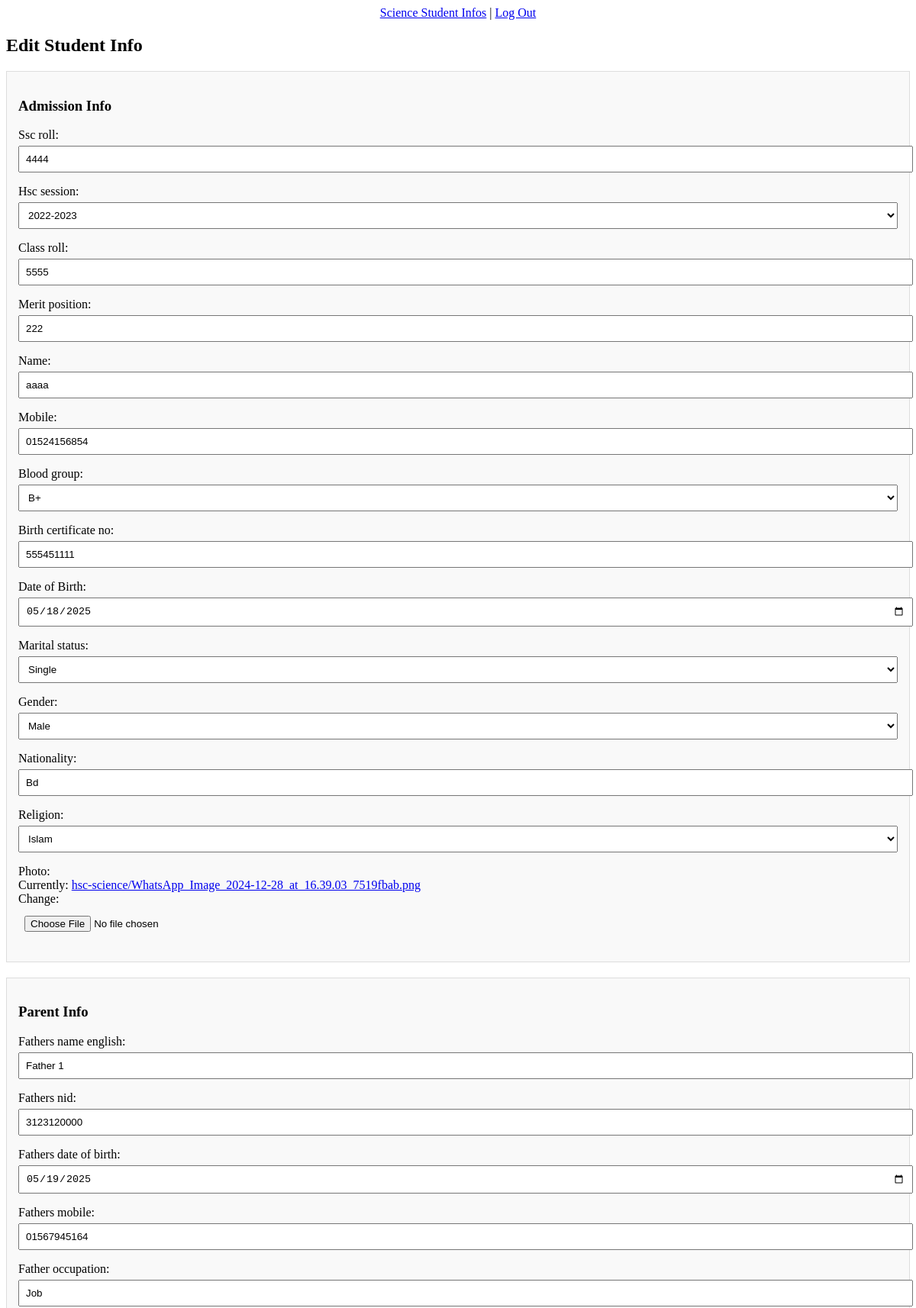
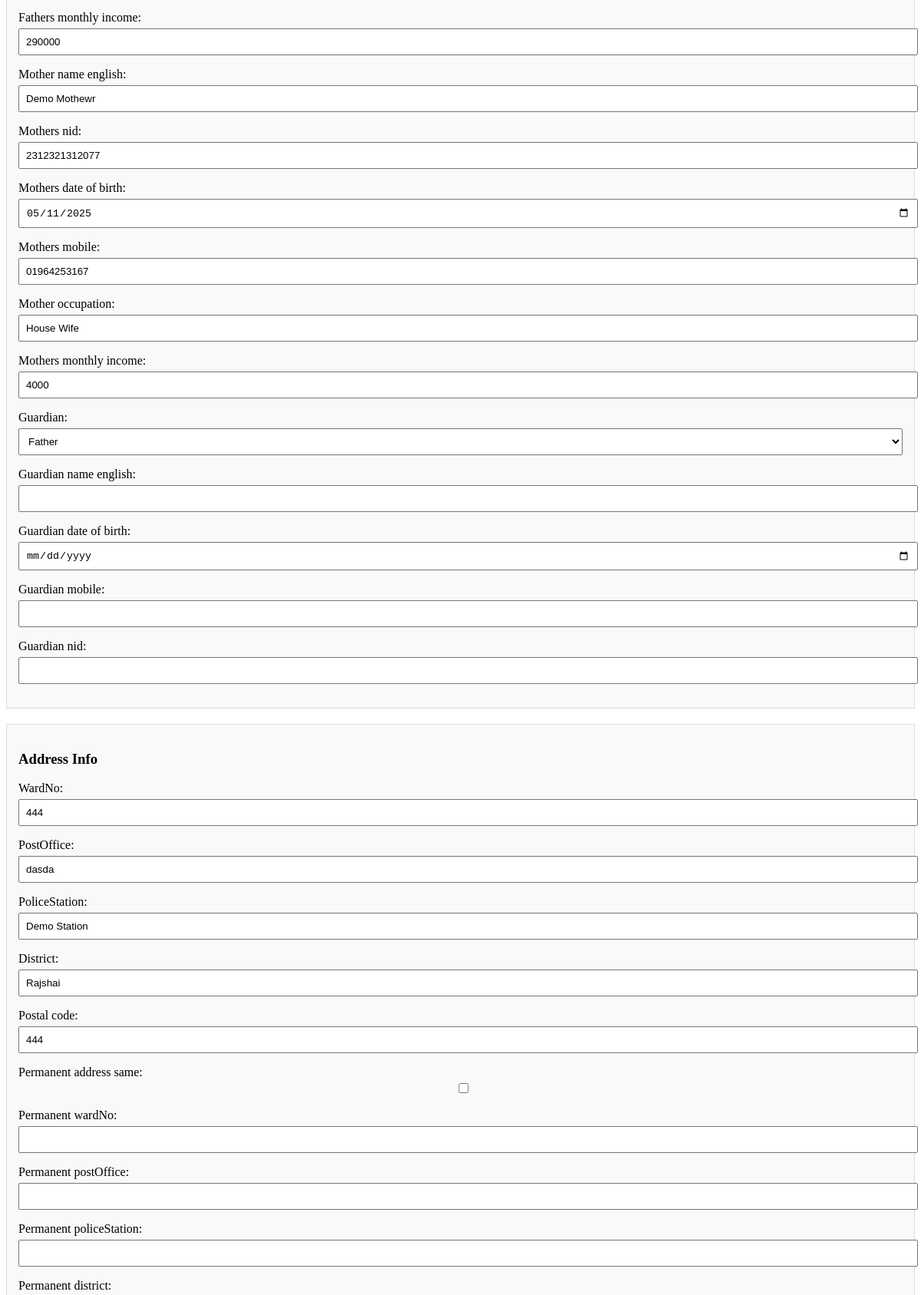
The app's page /student-infos/edit-student/8/ (upper part) with its own data (2 pictures, top to bottom).
### Admissions/models.py (models this page shows, shortened)
class HscAdmissionScience(models.Model):
    ssc_roll = models.IntegerField(unique=True)
    hsc_session = models.ForeignKey(HscSession, on_delete=models.CASCADE)
    class_roll = models.IntegerField(unique=True)
    merit_position = models.IntegerField()
    name = models.CharField(max_length=100)
    mobile = models.CharField(max_length=11, validators=[numeric_validator])
    blood_group = models.CharField(max_length=3, choices=[
        ('A+', 'A+'),
        ('A-', 'A-'),
        ('B+', 'B+'),
        ('B-', 'B-'),
        ('O+', 'O+'),
        ('O-', 'O-'),
        ('AB+', 'AB+'),
        ('AB-', 'AB-'),
    ])
    birth_certificate_no = models.CharField(max_length=50)
    birthdate = models.DateField()
    marital_status = models.CharField(max_length=10, choices=[
        ('Single', 'Single'),
        ('Married', 'Married'),
        ('Divorced', 'Divorced'),
    ])
    gender = models.CharField(max_length=10, choices=[
        ('Male', 'Male'),
        ('Female', 'Female'),
        ('Other', 'Other'),
    ])
    nationality = models.CharField(max_length=50)
    religion = models.CharField(max_length=20, choices=[
        ('Islam', 'Islam'),
        ('Hindu', 'Hindu'),
        ('Christian', 'Christian'),
        ('Buddhist', 'Buddhist'),
        ('Other', 'Other'),
    ])
    photo = models.ImageField(upload_to='hsc-science/')

class ParentInfo(models.Model):
    student = models.OneToOneField(HscAdmissionScience, on_delete=models.CASCADE, related_name='parent_info')
    fathers_name_english = models.CharField(max_length=100)
    fathers_nid = models.CharField(max_length=17, unique=True)
    fathers_date_of_birth = models.DateField()
    fathers_mobile = models.CharField(max_length=11, validators=[numeric_validator])
    father_occupation = models.CharField(max_length=50)
    fathers_monthly_income = models.IntegerField()
    mother_name_english = models.CharField(max_length=100)
    mothers_nid = models.CharField(max_length=17, unique=True)
    mothers_date_of_birth = models.DateField()
    mothers_mobile = models.CharField(max_length=11, validators=[numeric_validator])
    mother_occupation = models.CharField(max_length=50, blank=True)
    mothers_monthly_income = models.IntegerField()
    guardian = models.CharField(max_length=10, choices=[
        ('Father', 'Father'),
        ('Mother', 'Mother'),
        ('Other', 'Other'),
    ])
    guardian_name_english = models.CharField(max_length=100, null=True, blank=True)
    guardian_date_of_birth = models.DateField(null=True, blank=True)
    guardian_mobile = models.CharField(max_length=11, validators=[numeric_validator], null=True, blank=True)
    guardian_nid = models.CharField(max_length=17, unique=True, null=True, blank=True)

class Address(models.Model):
    student = models.OneToOneField(HscAdmissionScience, on_delete=models.CASCADE, related_name='address')
    wardNo = models.IntegerField(null=True, blank=True)
    postOffice = models.CharField(max_length=50, null=True, blank=True)
    policeStation = models.CharField(max_length=50, null=True, blank=True)
    district = models.CharField(max_length=50, null=True, blank=True)
    postal_code = models.IntegerField()
    permanent_address_same = models.BooleanField(default=False)
    permanent_wardNo = models.IntegerField(null=True, blank=True)
    permanent_postOffice = models.CharField(max_length=50, null=True, blank=True)
    permanent_policeStation = models.CharField(max_length=50, null=True, blank=True)
    permanent_district = models.CharField(max_length=50, null=True, blank=True)
    permanent_postal_code = models.IntegerField(null=True, blank=True)
    qouta_freedom = models.BooleanField(default=False)
    qouta_community = models.BooleanField(default=False)

### StudentsInfos/views.py (the view)
# urls.py: path('edit-student/<int:pk>/', views.editStudent, name='edit_student'),
def editStudent(request, pk):
    admission = get_object_or_404(HscAdmissionScience, pk=pk)
    parent = get_object_or_404(ParentInfo, student=admission)
    address = get_object_or_404(Address, student=admission)
    academic = get_object_or_404(AcademicInformation, student=admission)
    payment = get_object_or_404(Payment, student=admission)
    if request.method == 'POST':
        admission_form = HscAdmissionScienceForm(request.POST, request.FILES, instance=admission)
        parent_form = ParentInfoForm(request.POST, instance=parent)
        address_form = AddressForm(request.POST, instance=address)
        academic_form = AcademicInformationForm(request.POST, instance=academic)
        payment_form = PaymentForm(request.POST, instance=payment)
        if all([admission_form.is_valid(), parent_form.is_valid(), address_form.is_valid(), academic_form.is_valid(), payment_form.is_valid()]):
            admission_form.save()
            parent_form.save()
            address_form.save()
            academic_form.save()
            payment_form.save()
            return redirect('science_students')
    else:
        admission_form = HscAdmissionScienceForm(instance=admission)
        parent_form = ParentInfoForm(instance=parent)
        address_form = AddressForm(instance=address)
        academic_form = AcademicInformationForm(instance=academic)
        payment_form = PaymentForm(instance=payment)
    context = {
        'admission_form': admission_form,
        'parent_form': parent_form,
        'address_form': address_form,
        'academic_form': academic_form,
        'payment_form': payment_form,
    }
    return render(request, 'edit-student.html', context)

### Admissions/forms.py (shortened to what this page needs)
class HscAdmissionScienceForm(forms.ModelForm):
    birthdate = forms.DateField(
        widget=forms.DateInput(attrs={'type': 'date'}),
        required=True,
        label="Date of Birth"
    )
    class Meta:
        model = HscAdmissionScience
        exclude = []

class ParentInfoForm(forms.ModelForm):
    fathers_date_of_birth = forms.DateField(
        widget=forms.DateInput(attrs={'type': 'date'}),
        required=True
    )
    mothers_date_of_birth = forms.DateField(
        widget=forms.DateInput(attrs={'type': 'date'}),
        required=True
    )
    guardian_date_of_birth = forms.DateField(
        widget=forms.DateInput(attrs={'type': 'date'}),
        required=False
    )
    class Meta:
        model = ParentInfo
        exclude = ['student']
        widgets = {
            'guardian': forms.Select(attrs={'id': 'id_guardian'}),
        }

### Admissions/models.py (called while the page is built)
    def __str__(self):
        return self.session

    def __str__(self):
        return self.session

    def __str__(self):
        return f"{self.subject_name} ({self.is_active})"

### UserProfiles/context_processors.py (called while the page is built)
def institution_info(request):
    settings = SiteSettings.objects.first()
    return {
        'site_settings': settings
    }

### StudentsInfos/templates/edit-student.html (shortened to what this page needs)
<!DOCTYPE html>
<html lang="en">
<head>
</head>
<body>
<center>
    <a href="{% url 'science_students' %}">Science Student Infos</a> |
    <a href="{% url 'user_logout' %}">Log Out</a>
</center>
<h2>Edit Student Info</h2>
<form method="post" enctype="multipart/form-data">
    <section>
        <h3>Admission Info</h3>
        {{ admission_form.as_p }}
    </section>
    <section>
        <h3>Parent Info</h3>
        {{ parent_form.as_p }}
    </section>
    <section>
        <h3>Address Info</h3>
        {{ address_form.as_p }}
    </section>
</form>
</body>
</html>

### StudentsInfos/templates/edit-student.html (style rules this page uses)
form section { border: 1px solid #ddd; margin-bottom: 20px; padding: 15px; background: #f9f9f9; }
label { display: block; margin-top: 10px; }
input, select, textarea { width: 100%; padding: 8px; margin-top: 5px; }

### records on screen
HscAdmissionScience: ssc_roll "4444", hsc_session "2022-2023", class_roll "5555", merit_position "222", name "aaaa", mobile "01524156854", blood_group "B+", birth_certificate_no "555451111", birthdate "05/18/2025", marital_status "Single", gender "Male", nationality "Bd", religion "Islam"
ParentInfo: fathers_name_english "Father 1", fathers_nid "3123120000", fathers_date_of_birth "05/19/2025", fathers_mobile "01567945164", father_occupation "Job", fathers_monthly_income "290000", mother_name_english "Demo Mothewr", mothers_nid "2312321312077", mothers_date_of_birth "05/11/2025", mothers_mobile "01964253167", mother_occupation "House Wife", mothers_monthly_income "4000", guardian "Father"
Address: wardNo "444", postOffice "dasda", policeStation "Demo Station", district "Rajshai", postal_code "444"
